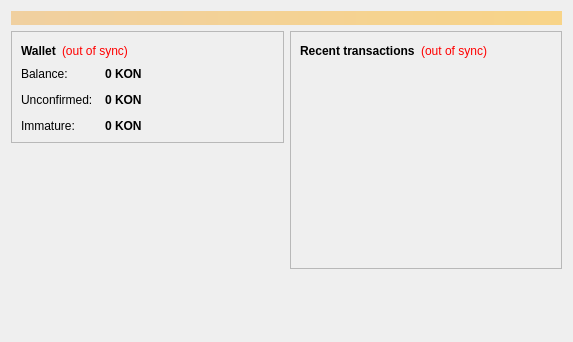
<?xml version="1.0" encoding="UTF-8"?>
<ui version="4.0">
 <class>OverviewPage</class>
 <widget class="QWidget" name="OverviewPage">
  <property name="geometry">
   <rect>
    <x>0</x>
    <y>0</y>
    <width>573</width>
    <height>342</height>
   </rect>
  </property>
  <property name="windowTitle">
   <string>Form</string>
  </property>
  <layout class="QVBoxLayout" name="topLayout">
   <item>
    <widget class="QLabel" name="labelAlerts">
     <property name="visible">
      <bool>false</bool>
     </property>
     <property name="styleSheet">
      <string notr="true">background-color: qlineargradient(x1: 0, y1: 0, x2: 1, y2: 0, stop:0 #F0D0A0, stop:1 #F8D488); color:#000000;</string>
     </property>
     <property name="wordWrap">
      <bool>true</bool>
     </property>
     <property name="margin">
      <number>3</number>
     </property>
    </widget>
   </item>
   <item>
    <layout class="QHBoxLayout" name="horizontalLayout" stretch="1,1">
     <item>
      <layout class="QVBoxLayout" name="verticalLayout_2">
       <item>
        <widget class="QFrame" name="frame">
         <property name="frameShape">
          <enum>QFrame::StyledPanel</enum>
         </property>
         <property name="frameShadow">
          <enum>QFrame::Raised</enum>
         </property>
         <layout class="QVBoxLayout" name="verticalLayout_4">
          <item>
           <layout class="QHBoxLayout" name="horizontalLayout_4">
            <item>
             <widget class="QLabel" name="label_5">
              <property name="font">
               <font>
                <weight>75</weight>
                <bold>true</bold>
               </font>
              </property>
              <property name="text">
               <string>Wallet</string>
              </property>
             </widget>
            </item>
            <item>
             <widget class="QLabel" name="labelWalletStatus">
              <property name="toolTip">
               <string>The displayed information may be out of date. Your wallet automatically synchronizes with the Bitcoin network after a connection is established, but this process has not completed yet.</string>
              </property>
              <property name="styleSheet">
               <string notr="true">QLabel { color: red; }</string>
              </property>
              <property name="text">
               <string notr="true">(out of sync)</string>
              </property>
              <property name="alignment">
               <set>Qt::AlignLeading|Qt::AlignLeft|Qt::AlignVCenter</set>
              </property>
             </widget>
            </item>
            <item>
             <spacer name="horizontalSpacer_2">
              <property name="orientation">
               <enum>Qt::Horizontal</enum>
              </property>
              <property name="sizeHint" stdset="0">
               <size>
                <width>40</width>
                <height>20</height>
               </size>
              </property>
             </spacer>
            </item>
           </layout>
          </item>
          <item>
           <layout class="QFormLayout" name="formLayout_2">
            <property name="fieldGrowthPolicy">
             <enum>QFormLayout::AllNonFixedFieldsGrow</enum>
            </property>
            <property name="horizontalSpacing">
             <number>12</number>
            </property>
            <property name="verticalSpacing">
             <number>12</number>
            </property>
            <item row="0" column="0">
             <widget class="QLabel" name="label">
              <property name="text">
               <string>Balance:</string>
              </property>
             </widget>
            </item>
            <item row="0" column="1">
             <widget class="QLabel" name="labelBalance">
              <property name="font">
               <font>
                <weight>75</weight>
                <bold>true</bold>
               </font>
              </property>
              <property name="cursor">
               <cursorShape>IBeamCursor</cursorShape>
              </property>
              <property name="toolTip">
               <string>Your current balance</string>
              </property>
              <property name="text">
               <string notr="true">0 KON</string>
              </property>
              <property name="textInteractionFlags">
               <set>Qt::LinksAccessibleByMouse|Qt::TextSelectableByKeyboard|Qt::TextSelectableByMouse</set>
              </property>
             </widget>
            </item>
            <item row="1" column="0">
             <widget class="QLabel" name="label_3">
              <property name="text">
               <string>Unconfirmed:</string>
              </property>
             </widget>
            </item>
            <item row="1" column="1">
             <widget class="QLabel" name="labelUnconfirmed">
              <property name="font">
               <font>
                <weight>75</weight>
                <bold>true</bold>
               </font>
              </property>
              <property name="cursor">
               <cursorShape>IBeamCursor</cursorShape>
              </property>
              <property name="toolTip">
               <string>Total of transactions that have yet to be confirmed, and do not yet count toward the current balance</string>
              </property>
              <property name="text">
               <string notr="true">0 KON</string>
              </property>
              <property name="textInteractionFlags">
               <set>Qt::LinksAccessibleByMouse|Qt::TextSelectableByKeyboard|Qt::TextSelectableByMouse</set>
              </property>
             </widget>
            </item>
            <item row="2" column="0">
             <widget class="QLabel" name="labelImmatureText">
              <property name="text">
               <string>Immature:</string>
              </property>
             </widget>
            </item>
            <item row="2" column="1">
             <widget class="QLabel" name="labelImmature">
              <property name="font">
               <font>
                <weight>75</weight>
                <bold>true</bold>
               </font>
              </property>
              <property name="toolTip">
               <string>Mined balance that has not yet matured</string>
              </property>
              <property name="text">
               <string notr="true">0 KON</string>
              </property>
              <property name="textInteractionFlags">
               <set>Qt::LinksAccessibleByMouse|Qt::TextSelectableByKeyboard|Qt::TextSelectableByMouse</set>
              </property>
             </widget>
            </item>
           </layout>
          </item>
         </layout>
        </widget>
       </item>
       <item>
        <spacer name="verticalSpacer">
         <property name="orientation">
          <enum>Qt::Vertical</enum>
         </property>
         <property name="sizeHint" stdset="0">
          <size>
           <width>20</width>
           <height>40</height>
          </size>
         </property>
        </spacer>
       </item>
      </layout>
     </item>
     <item>
      <layout class="QVBoxLayout" name="verticalLayout_3">
       <item>
        <widget class="QFrame" name="frame_2">
         <property name="frameShape">
          <enum>QFrame::StyledPanel</enum>
         </property>
         <property name="frameShadow">
          <enum>QFrame::Raised</enum>
         </property>
         <layout class="QVBoxLayout" name="verticalLayout">
          <item>
           <layout class="QHBoxLayout" name="horizontalLayout_2">
            <item>
             <widget class="QLabel" name="label_4">
              <property name="text">
               <string>&lt;b&gt;Recent transactions&lt;/b&gt;</string>
              </property>
             </widget>
            </item>
            <item>
             <widget class="QLabel" name="labelTransactionsStatus">
              <property name="toolTip">
               <string>The displayed information may be out of date. Your wallet automatically synchronizes with the Bitcoin network after a connection is established, but this process has not completed yet.</string>
              </property>
              <property name="styleSheet">
               <string notr="true">QLabel { color: red; }</string>
              </property>
              <property name="text">
               <string notr="true">(out of sync)</string>
              </property>
              <property name="alignment">
               <set>Qt::AlignRight|Qt::AlignTrailing|Qt::AlignVCenter</set>
              </property>
             </widget>
            </item>
            <item>
             <spacer name="horizontalSpacer">
              <property name="orientation">
               <enum>Qt::Horizontal</enum>
              </property>
              <property name="sizeHint" stdset="0">
               <size>
                <width>40</width>
                <height>20</height>
               </size>
              </property>
             </spacer>
            </item>
           </layout>
          </item>
          <item>
           <widget class="QListView" name="listTransactions">
            <property name="styleSheet">
             <string notr="true">QListView { background: transparent; }</string>
            </property>
            <property name="frameShape">
             <enum>QFrame::NoFrame</enum>
            </property>
            <property name="verticalScrollBarPolicy">
             <enum>Qt::ScrollBarAlwaysOff</enum>
            </property>
            <property name="horizontalScrollBarPolicy">
             <enum>Qt::ScrollBarAlwaysOff</enum>
            </property>
            <property name="selectionMode">
             <enum>QAbstractItemView::NoSelection</enum>
            </property>
           </widget>
          </item>
         </layout>
        </widget>
       </item>
       <item>
        <spacer name="verticalSpacer_2">
         <property name="orientation">
          <enum>Qt::Vertical</enum>
         </property>
         <property name="sizeHint" stdset="0">
          <size>
           <width>20</width>
           <height>40</height>
          </size>
         </property>
        </spacer>
       </item>
      </layout>
     </item>
    </layout>
   </item>
  </layout>
 </widget>
 <resources/>
 <connections/>
</ui>
